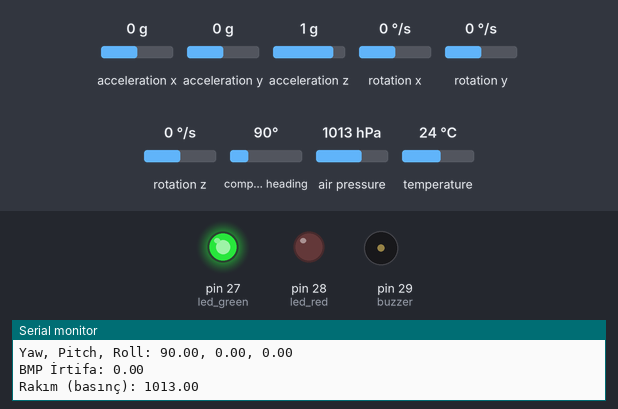
This sketch was run on a simulated Arduino Mega 2560, built with avr-gcc and run on an emulated ATmega2560. Parts: output pins drawn as LEDs (lit = HIGH), buzzer (waves = sounding, pin HIGH), the last lines printed to the serial monitor. The inputs (shaded band) are chosen by the test bench; at power-on: air pressure 1013 hPa, acceleration x 0 g, acceleration y 0 g, acceleration z 1 g, rotation x 0 °/s, rotation y 0 °/s, rotation z 0 °/s, compass heading 90°, temperature 24 °C.

Above: at 1.3 s.
1.4 s: air pressure set to 952 hPa
At 2.61 s:
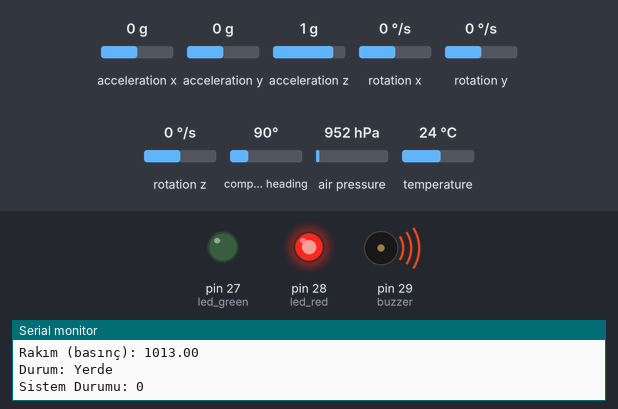
4.2 s: acceleration x set to -1.4 g
At 7.0 s:
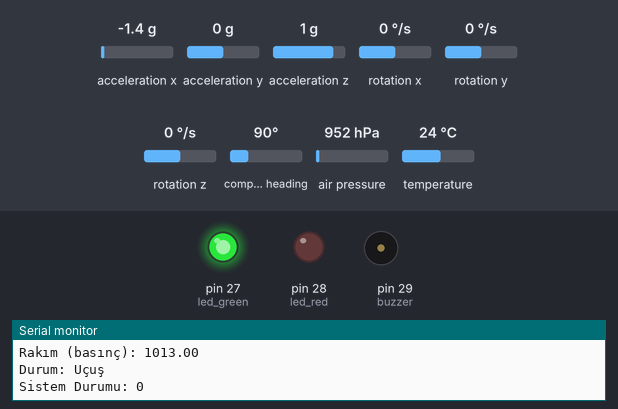
8.7 s: air pressure set to 1025 hPa
At 12.9 s:
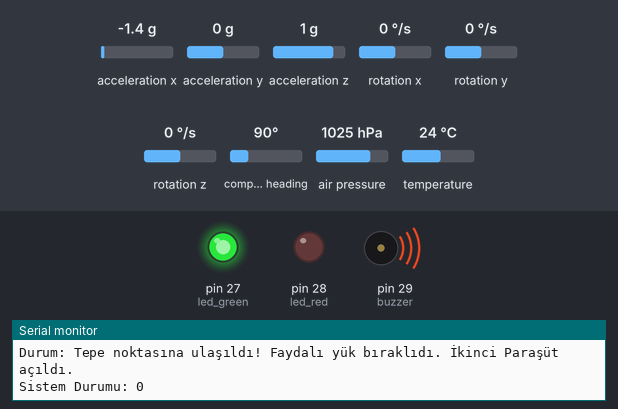
Timing chart, 0 to 19.2 s (numbered marks = the images above; inputs shaded):
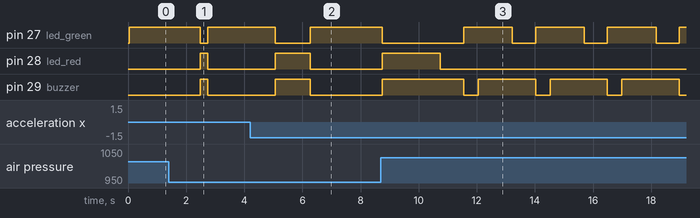

Measured:
- after the input at 1.4 s, pin 27 (led_green): HIGH → LOW after 1.1 s, → HIGH 0.25 s later; pin 28 (led_red), pin 29 (buzzer): LOW → HIGH after 1.1 s, → LOW 0.25 s later
- after the input at 4.2 s, pin 27 (led_green): HIGH → LOW after 0.86 s, → HIGH 1.2 s later; pin 28 (led_red), pin 29 (buzzer): LOW → HIGH after 0.86 s, → LOW 1.2 s later
- after the input at 8.7 s, pin 27 (led_green): HIGH → LOW after 0.05 s, then repeats every 2.5 s: HIGH 1.7 s, LOW 0.80 s; pin 28 (led_red): LOW → HIGH after 0.05 s, → LOW 2.0 s later; pin 29 (buzzer): LOW → HIGH after 0.05 s, then repeats every 2.5 s: LOW 0.50 s, HIGH 2.0 s

The sketch:

Secondary_Flight_Computer.ino
```cpp
#include <SoftwareSerial.h>
#include <Wire.h>
#include <SPI.h>
#include <SFE_BMP180.h>
#include "MPU9250.h"

MPU9250 mpu;


SoftwareSerial GPS(0, 1); // RX, TX
SFE_BMP180 pressure;  // I2C BMP280

int led_green = 27; // Led 1  -> Green Status Led
int led_red = 28; // Led 2 -> Red Status Led
int buzzer = 29; // Buzzer
int relay_one = 25; // Recovery 1
int relay_two = 26; // Recovery 2

boolean apogee = false;
float altidute;
float altidute_old;
float velocity;

float security_altidute = 1; //DEĞİŞECEK!! STANDART 500
float altidute_secondary = 10; //DEĞİŞECEK!! STANDART 500
float last_altidute = 2; //DEĞİŞECEK!! STANDART 25

double baseline; // baseline pressure

int state = 0;
String state_string;
boolean system_state = false;

String gps_clock = "";    // hhmmss.00
String gps_latitude = "";   // DDMM.MMMM Kuzey/Güney N/S - Enlem
String gps_longitude = "";  // DDMM.MMMM Doğu/Batı E/W - Boylam
String gps_altidute = "";  // metre

void setup() {
  Serial.begin(9600);
  GPS.begin(9600);

  if (pressure.begin())
    Serial.println("BMP180 init success");
  else
  {
    // Oops, something went wrong, this is usually a connection problem,
    // see the comments at the top of this sketch for the proper connections.

    Serial.println("BMP180 init fail (disconnected?)\n\n");
    while(1); // Pause forever.
  }


  if (!mpu.setup(0x68)) {  // change to your own address
        while (1) {
            Serial.println("MPU connection failed. Please check your connection with `connection_check` example.");
            delay(5000);
        }
    }


   baseline = getPressure();

  Serial.print("baseline pressure: ");
  Serial.print(baseline);
  Serial.println(" mb");


  pinMode(led_green,OUTPUT);
  pinMode(led_red,OUTPUT);
  pinMode(buzzer,OUTPUT);
  //pinMode(relay_one,OUTPUT);
  //pinMode(relay_two,OUTPUT);


  Serial.println("All sensors were calibrated successfully!");
  digitalWrite(led_green,HIGH);

  delay(100);
}

void loop() {


  altidute = pressure.altitude(getPressure(),baseline);
  mpu.update();

  if(altidute>=security_altidute && state==0) {
    state=1;
    digitalWrite(buzzer,HIGH);
    digitalWrite(led_green,LOW);
    digitalWrite(led_red,HIGH);
    delay(250);
    digitalWrite(buzzer,LOW);
    digitalWrite(led_green,HIGH);
    digitalWrite(led_red,LOW);
  }

  if (state==1 && mpu.getPitch()>35) {
    digitalWrite(relay_one,HIGH);
    digitalWrite(buzzer,HIGH);
    digitalWrite(led_green,LOW);
    digitalWrite(led_red,HIGH);
    delay(1200); //DİRENÇ TELİ SÜRESİ
    digitalWrite(relay_one,LOW);
    digitalWrite(buzzer,LOW);
    digitalWrite(led_green,HIGH);
    digitalWrite(led_red,LOW);
    apogee=true;
    state=2;
}

if(state==2 && altidute<=altidute_secondary) {
    digitalWrite(relay_two,HIGH);
    digitalWrite(buzzer,HIGH);
    digitalWrite(led_green,LOW);
    digitalWrite(led_red,HIGH);
    delay(2000); //LINEER SÜRESİ
    digitalWrite(relay_one,LOW);
    digitalWrite(buzzer,LOW);
    digitalWrite(led_green,HIGH);
    digitalWrite(led_red,LOW);
    state=3;
}

if(state==3 && altidute<=last_altidute && 0<=altidute_old-altidute<=1) {
    state=4;
}


  switch (state) {
  case 0:
    state_string="Yerde"; // Waiting for flight
    break;
  case 1:
    state_string="Uçuş"; // Flight started
    break;
  case 2:
    state_string="Tepe noktasına ulaşıldı! Faydalı yük bıraklıdı. İkinci Paraşüt açıldı."; // Apogee, Payload, Recovery 1 -> Secondary Parachute
    break;
  case 3:
    state_string="Ana paraşüt açıldı!"; // 500 meters, Recovery 2 -> Main Parachute
    break;
  case 4:
    state_string="İniş Tamamlandı!"; // Flight completed
    digitalWrite(led_green,LOW);
    digitalWrite(buzzer,HIGH);
    delay(800);
    digitalWrite(led_green,HIGH);
    digitalWrite(buzzer,LOW);
    delay(500);
    digitalWrite(buzzer,HIGH);
    break;
}

  ListenGPS();
  Serial.println("<------ VERİ ------>");
  //Serial.print("Saat:");
  //Serial.println(gps_clock);
  Serial.println("Enlem: 4099.7555");
  //Serial.println(gps_latitude);
  Serial.print("Boylam: 2906.4266");
  //Serial.print("GPS İrtifa:");
  //Serial.println(gps_altidute);
  Serial.println("");

    Serial.print("Yaw, Pitch, Roll: ");
    Serial.print(mpu.getYaw(), 2);
    Serial.print(", ");
    Serial.print(mpu.getPitch(), 2);
    Serial.print(", ");
    Serial.println(mpu.getRoll(), 2);

  Serial.print("BMP İrtifa: ");
  Serial.println(altidute);
  Serial.print("Rakım (basınç): ");
  Serial.println(baseline);
  Serial.println("");

  Serial.print("Durum: ");
  Serial.println(state_string);

  Serial.print("Sistem Durumu: ");
  Serial.println(system_state);

  Serial.println("");

  //delay(1000);


}

void ListenGPS() {

  if ( GPS.find("$GPGGA,") ) {

    gps_clock = GPS.readStringUntil(',');
    gps_latitude = GPS.readStringUntil(',');
    gps_latitude.concat(GPS.readStringUntil(','));
    gps_longitude = GPS.readStringUntil(',');
    gps_longitude.concat(GPS.readStringUntil(','));

    for ( int i = 0; i < 3; i++ ) {
      GPS.readStringUntil(',');
    }

    gps_altidute = GPS.readStringUntil(',');
    gps_altidute.concat(GPS.readStringUntil(','));

    GPS.readStringUntil('\r');
  }
}

double getPressure()
{
  char status;
  double T,P,p0,a;

  // You must first get a temperature measurement to perform a pressure reading.

  // Start a temperature measurement:
  // If request is successful, the number of ms to wait is returned.
  // If request is unsuccessful, 0 is returned.

  status = pressure.startTemperature();
  if (status != 0)
  {
    // Wait for the measurement to complete:

    delay(status);

    // Retrieve the completed temperature measurement:
    // Note that the measurement is stored in the variable T.
    // Use '&T' to provide the address of T to the function.
    // Function returns 1 if successful, 0 if failure.

    status = pressure.getTemperature(T);
    if (status != 0)
    {
      // Start a pressure measurement:
      // The parameter is the oversampling setting, from 0 to 3 (highest res, longest wait).
      // If request is successful, the number of ms to wait is returned.
      // If request is unsuccessful, 0 is returned.

      status = pressure.startPressure(3);
      if (status != 0)
      {
        // Wait for the measurement to complete:
        delay(status);

        // Retrieve the completed pressure measurement:
        // Note that the measurement is stored in the variable P.
        // Use '&P' to provide the address of P.
        // Note also that the function requires the previous temperature measurement (T).
        // (If temperature is stable, you can do one temperature measurement for a number of pressure measurements.)
        // Function returns 1 if successful, 0 if failure.

        status = pressure.getPressure(P,T);
        if (status != 0)
        {
          return(P);
        }
        else Serial.println("error retrieving pressure measurement\n");
      }
      else Serial.println("error starting pressure measurement\n");
    }
    else Serial.println("error retrieving temperature measurement\n");
  }
  else Serial.println("error starting temperature measurement\n");
}
```
